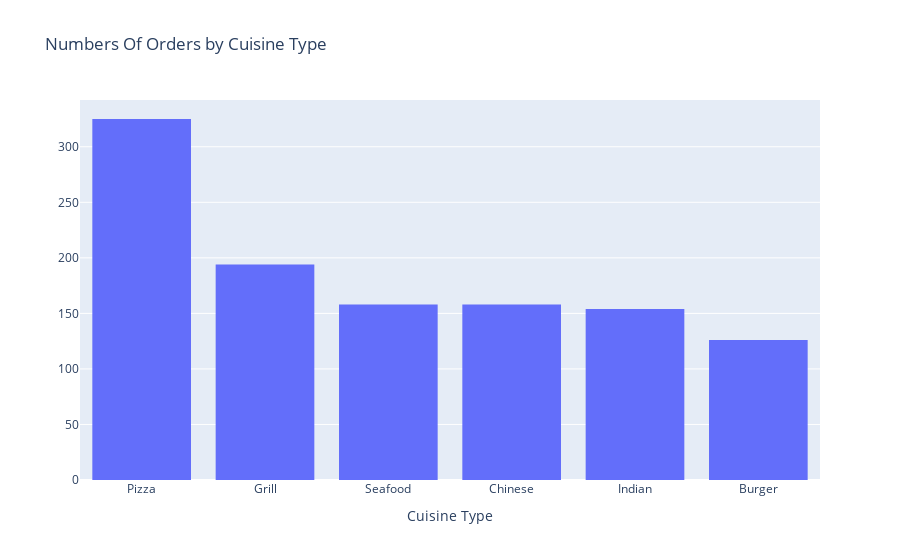

Notebook code cell kept with this figure:
### Code cell
fig1=px.histogram(data_frame=best_selling_cuisinetype, x='cuisine_type', y='orders_count',title='Numbers Of Orders by Cuisine Type ')
fig1.update_layout(xaxis_title='Cuisine Type',yaxis_title='')

### Figure 1 — Plotly figure (JSON) as saved in the notebook; plotly's stock layout.template omitted (floating-point values rounded to 4 significant figures)
{"data": [{"bingroup": "x", "histfunc": "sum", "hovertemplate": "cuisine_type=%{x}<br>sum of orders_count=%{y}<extra></extra>", "legendgroup": "", "marker": {"color": "#636efa", "pattern": {"shape": ""}}, "name": "", "orientation": "v", "showlegend": false, "type": "histogram", "x": ["Pizza", "Grill", "Seafood", "Chinese", "Indian", "Burger"], "xaxis": "x", "y": [325, 194, 158, 158, 154, 126], "yaxis": "y"}], "layout": {"barmode": "relative", "legend": {"tracegroupgap": 0}, "title": {"text": "Numbers Of Orders by Cuisine Type "}, "xaxis": {"anchor": "y", "domain": [0, 1], "title": {"text": "Cuisine Type"}}, "yaxis": {"anchor": "x", "domain": [0, 1], "title": {"text": ""}}}}
